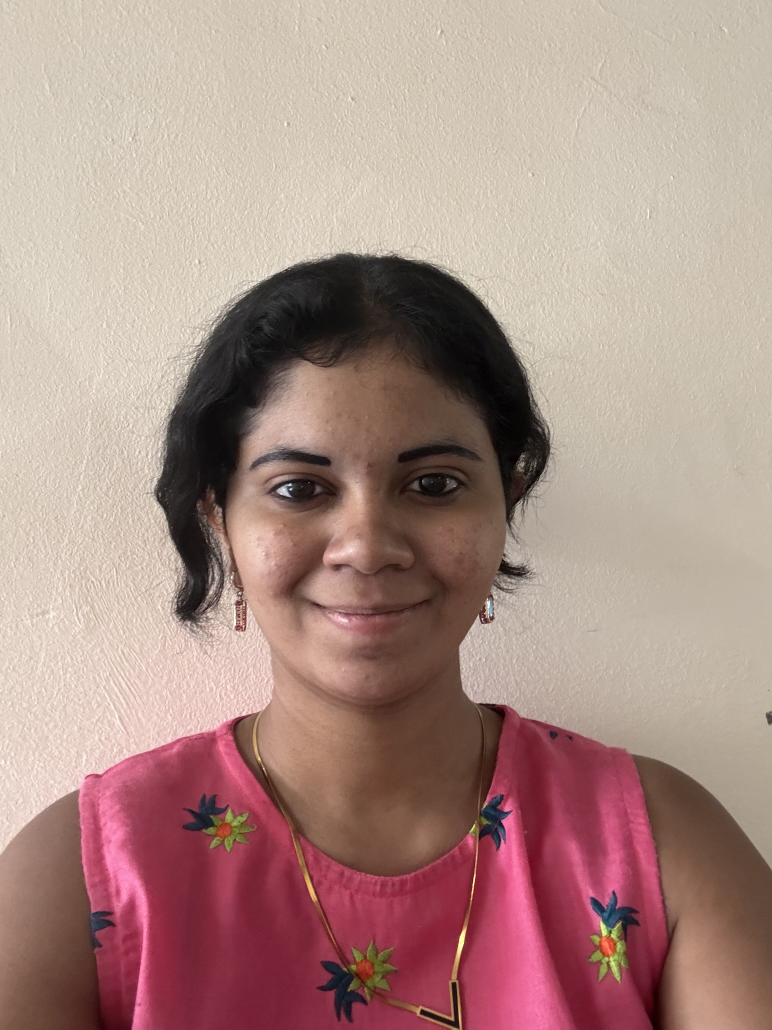
#> input picture backend/dataset/Amisha Mahajan/img1.jpg, 2316 x 3088 px (shown at 1/3 size); its folder holds only this picture in this run
$ python face_recognizer.py
#> lines starting #> are read from the running program, lines starting #| are printed output that depends on the picture
import cv2
import os
import numpy as np

# =========================
# DATASET PATH
# =========================
dataset_path = os.path.join(os.path.dirname(__file__), "dataset")

# =========================
# NAME → ID MAPPING
# (KEEP THIS SAME AS DB USERS)
# =========================
name_to_id = {
    "Amisha Mahajan": 26,
    "Aryan Bhosale": 9,
    "Maithily Tembhurne": 7,
    "Pranav Borse": 6
}

# =========================
# TRAIN MODEL FUNCTION
# =========================
def train_model():
    faces = []
    labels = []
    label_map = {}

    current_label = 0

    # Load Haar Cascade ONCE
    face_cascade = cv2.CascadeClassifier(
        cv2.data.haarcascades + "haarcascade_frontalface_default.xml"
    )

    # =========================
    # LOOP THROUGH PEOPLE
    # =========================
    for person in os.listdir(dataset_path):
        person_path = os.path.join(dataset_path, person)

        if not os.path.isdir(person_path):
            continue

        print(f"Processing: {person}")

        # Skip unknown folders
        if person not in name_to_id:
            print(f"⚠️ Unknown person: {person}")
            continue

        label_map[current_label] = name_to_id[person]

        # =========================
        # LOOP IMAGES
        # =========================
        for img_name in os.listdir(person_path):
            img_path = os.path.join(person_path, img_name)

            # Skip hidden files
            if img_name.startswith("."):
                continue

            img = cv2.imread(img_path)
#> img is the input picture: shape (3088, 2316, 3); mean B, G, R 134.1, 141.7, 171.8

            if img is None:
                print(f"❌ Failed to load: {img_path}")
                continue

            # Convert to grayscale
            gray = cv2.cvtColor(img, cv2.COLOR_BGR2GRAY)
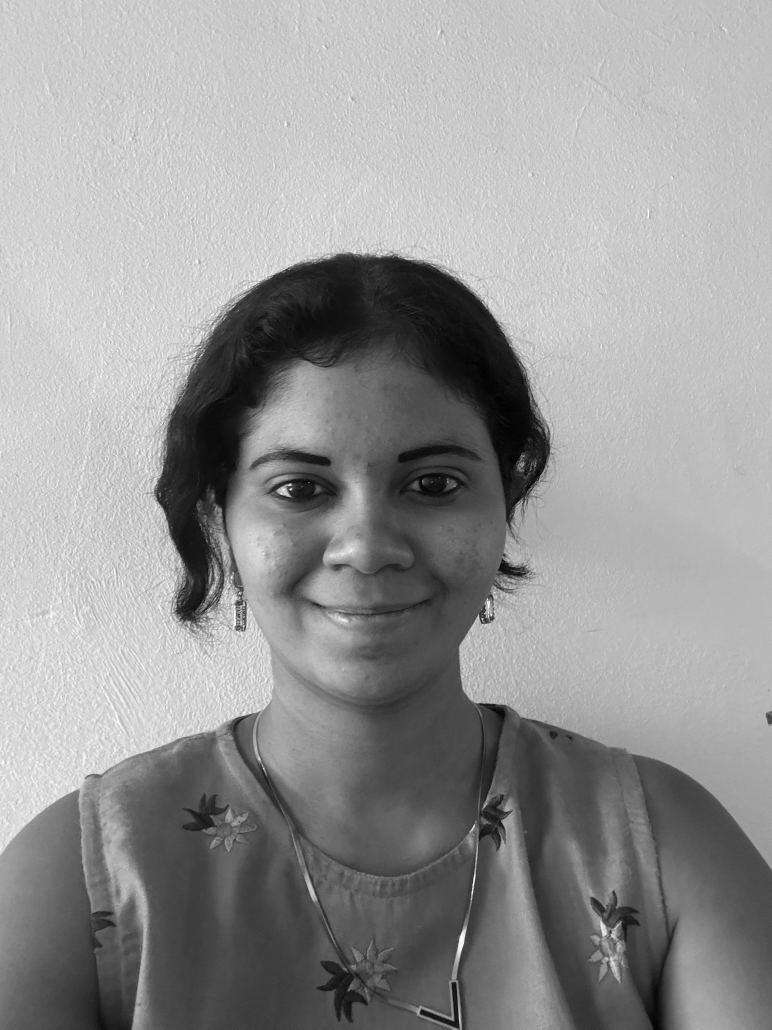
#> gray: shape (3088, 2316) (shown at 1/3 size); min 0, max 255, mean 149.9

            # Slight normalization (helps accuracy)
            gray = cv2.equalizeHist(gray)
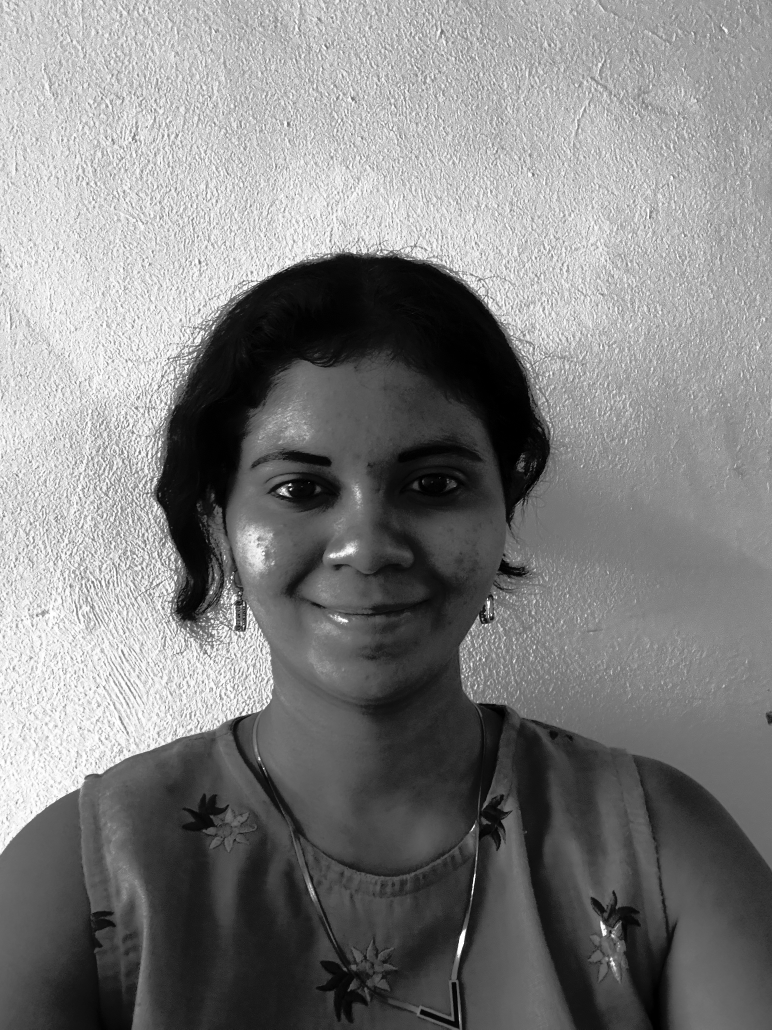
#> gray: shape (3088, 2316) (shown at 1/3 size); min 0, max 255, mean 128.5

            # =========================
            # FACE DETECTION
            # =========================
            faces_rect = face_cascade.detectMultiScale(
                gray,
                scaleFactor=1.1,
                minNeighbors=4,
                minSize=(40, 40)
            )
#> faces_rect = [[642, 2445, 138, 138], [607, 1067, 1002, 1002]]

            print(f"👁 Faces detected in {img_path}: {len(faces_rect)}")
#| 👁 Faces detected in backend/dataset/Amisha Mahajan/img1.jpg: 2

            if len(faces_rect) == 0:
                print(f"⚠️ No face in {img_path}")
                continue

            # Pick largest face
            faces_rect = sorted(faces_rect, key=lambda f: f[2] * f[3], reverse=True)
#> faces_rect = [[607, 1067, 1002, 1002], [642, 2445, 138, 138]]
            (x, y, w, h) = faces_rect[0]
#> x = 607; y = 1067; w = 1002; h = 1002

            face = gray[y:y+h, x:x+w]
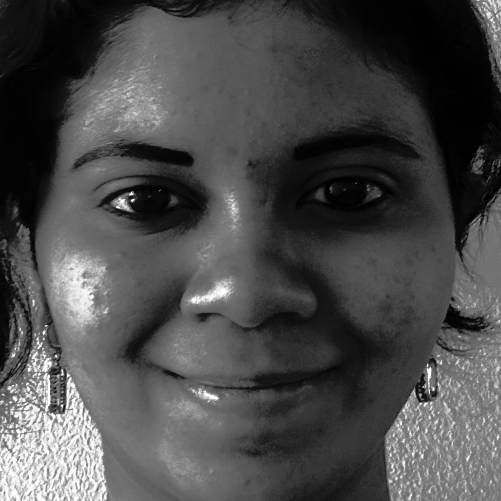
#> face: shape (1002, 1002) (shown at 1/2 size); min 0, max 255, mean 74.5
            face = cv2.resize(face, (200, 200))
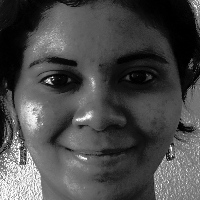
#> face: shape (200, 200); min 0, max 255, mean 74.4

            faces.append(face)
            labels.append(current_label)

        current_label += 1
#> pass 2 of the loop in train_model, `for person in os.listdir(dataset_path):`:
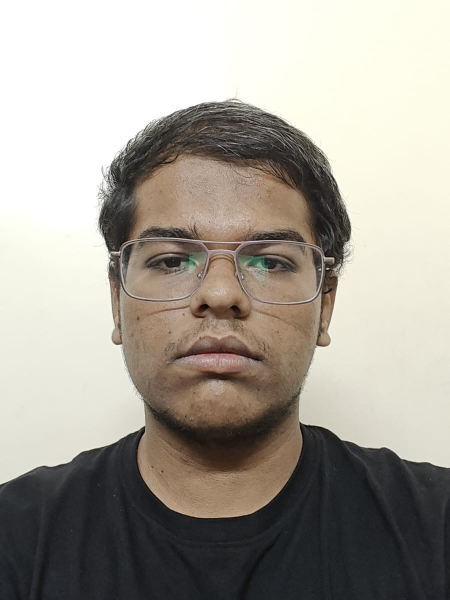
#> input picture backend/dataset/Aryan Bhosale/img1.jpg, 899 x 1199 px (shown at 1/2 size)
#> in train_model, img is the input picture: shape (1199, 899, 3); mean B, G, R 151.2, 160.4, 165.6
#> in train_model, `gray = cv2.equalizeHist(gray)`:
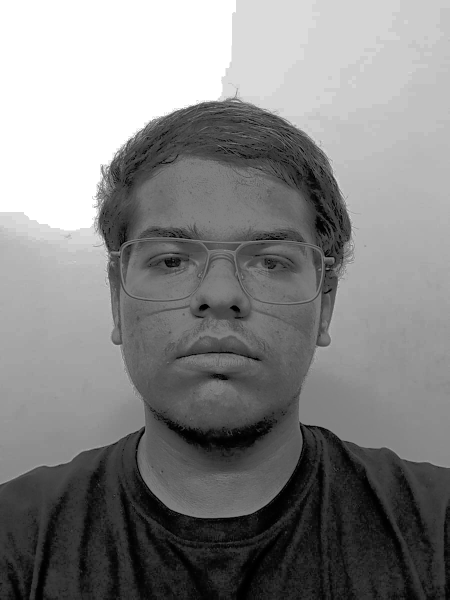
#> gray: shape (1199, 899) (shown at 1/2 size); min 0, max 255, mean 131.1
#> in train_model, `faces_rect = face_cascade.detectMultiScale( gray, scaleFactor=1.1, min..`: faces_rect = [[183, 310, 518, 518]]
#| 👁 Faces detected in backend/dataset/Aryan Bhosale/img1.jpg: 1
#> x = 183; y = 310; w = 518
#> in train_model, `face = cv2.resize(face, (200, 200))`:
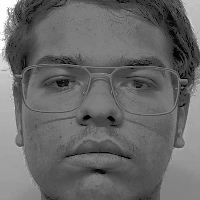
#> face: shape (200, 200); min 0, max 255, mean 104.5

    # =========================
    # SAFETY CHECK
    # =========================
    if len(faces) == 0:
        raise Exception("🚨 No valid training images found!")

    # =========================
    # TRAIN LBPH MODEL
    # =========================
    recognizer = cv2.face.LBPHFaceRecognizer_create()
    recognizer.train(faces, np.array(labels))

    print("✅ Training completed successfully")

    return recognizer, label_map


# =========================
# TRAIN ON IMPORT
# =========================
recognizer, label_map = train_model()
